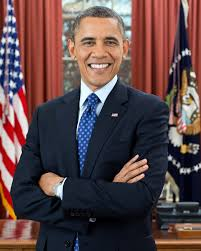
#> input picture 04_cascade/obama_01.jpeg, 201 x 251 px, given in place of the camera
$ python 0_autoplot_basic.py
#> lines starting #> are read from the running program, lines starting #| are printed output that depends on the picture; after the words box and inside, x2 and y2 are one past the last pixel; in counts of white or black regions, pixels touching at a corner belong together
### raspbot/Raspbot_Lib.py
#!/usr/bin/env python3
# coding: utf-8
import smbus
import time,random
import math

PI5Car_I2CADDR = 0x2B
class Raspbot():

    def get_i2c_device(self, address, i2c_bus):
        self._addr = address
        if i2c_bus is None:
            return smbus.SMBus(1)
        else:
            return smbus.SMBus(i2c_bus)

    def __init__(self):
        # Create I2C device.
        self._device = self.get_i2c_device(PI5Car_I2CADDR, 1)

    #写数据
    # [11 lines left out: functions write_u8, write_reg, not called in this run]

    def write_array(self, reg, data):
        try:
            # self._device.write_block_data(self._addr, reg, data)
            self._device.write_i2c_block_data(self._addr, reg, data)
        except:
            print ('write_array I2C error')

   #读数据
    # [30 lines left out: functions read_data_byte, read_data_array, Ctrl_Car, not called in this run]

#控制电机正反(-255~255)
    def Ctrl_Muto(self, motor_id, motor_speed):
        try:

            if(motor_speed>255):
                motor_speed = 255
            if(motor_speed<-255):
                motor_speed = -255
            if(motor_speed < 0 and motor_speed >= -255): #速度如果是负数则后退
                motor_dir = 1
            else:motor_dir = 0
            reg = 0x01
            data = [motor_id, motor_dir, abs(motor_speed)]
            self.write_array(reg, data)
        except:
            print ('Ctrl_Car I2C error')

#控制舵机
    def Ctrl_Servo(self, id, angle):
        try:
            reg = 0x02
            data = [id, angle]
            if angle < 0:
                angle = 0
            elif angle > 180:
                angle = 180
            if(id==2 and angle > 100):angle = 100
            self.write_array(reg, data)
        except:
            print ('Ctrl_Servo I2C error')

#控制灯珠(全部)
    def Ctrl_WQ2812_ALL(self, state, color):
        try:
            reg = 0x03
            data = [state, color]
            if state < 0:
                state = 0
            elif state > 1:
                state = 1
            self.write_array(reg, data)
        except:
            print ('Ctrl_WQ2812 I2C error')

#单独控制灯珠
    # [54 lines left out: functions Ctrl_WQ2812_Alone, Ctrl_WQ2812_brightness_ALL, Ctrl_WQ2812_brightness_Alone, Ctrl_IR_Switch, not called in this run]

#控制蜂鸣器开关
    def Ctrl_BEEP_Switch(self, state):
        try:
            reg = 0x06
            data = [state]
            if state < 0:
                state = 0
            elif state > 1:
                state = 1
            self.write_array(reg, data)
        except:
            print ('Ctrl_BEEP_Switch I2C error')

#控制超声波测距开关
    # [11 lines left out: function Ctrl_Ulatist_Switch, not called in this run]


#控制灯珠特效
class LightShow:

    # [24 lines left out: functions __init__, execute_effect, not called in this run]

    def turn_off_all_lights(self):
        self.bot.Ctrl_WQ2812_ALL(0, 0)

    # [158 lines left out: functions run_river_light, breathing_light, random_running_light, starlight_shimmer, gradient_light, rgb_remix and 2 more, not called in this run]

    def stop(self):
        self.running = False

# test
#car = Raspbot()

#读取巡线传感器地址 ,此值只有1位
# track =car.read_data_array(0x0a,1)
# track = int(track[0])
# x1 = (track>>3)&0x01
# x2 = (track>>2)&0x01
# x3 = (track>>1)&0x01
# x4 = (track)&0x01
# print(track,x1,x2,x3,x4)


# 读取超声传感器地址,此值只有2位
# car.Ctrl_Ulatist_Switch(1)#open
# time.sleep(1)
# diss_H =car.read_data_array(0x1b,1)[0]
# diss_L =car.read_data_array(0x1a,1)[0]
# dis = diss_H<< 8 | diss_L
# print(dis+"mm")
# car.Ctrl_Ulatist_Switch(0)#close

#读取红外遥控的值
# car.Ctrl_IR_Switch(1)
# time.sleep(3)
# data =car.read_data_array(0x0c,1)
# print(data)
# car.Ctrl_IR_Switch(0)


#蜂鸣器测试
# car.Ctrl_BEEP_Switch(1)
# time.sleep(1)
# car.Ctrl_BEEP_Switch(0)
# time.sleep(1)


#电机测试
# car.Ctrl_Car(0,0,150) #L1电机 前进 150速度
# car.Ctrl_Car(1,0,150) #L2电机 前进 150速度
# car.Ctrl_Car(2,0,150) #R1电机 前进 150速度
# car.Ctrl_Car(3,0,150) #R2电机 前进 150速度
# time.sleep(1)
# car.Ctrl_Car(0,1,50) #L1电机 后退 50速度
# time.sleep(1)
# car.Ctrl_Car(0,0,0) #L1电机 停止
# car.Ctrl_Car(1,0,0) #L2电机 停止
# car.Ctrl_Car(2,0,0) #R1电机 停止
# car.Ctrl_Car(3,0,0) #R2电机 停止


#舵机测试
# car.Ctrl_Servo(1,0) #s1 0度
# car.Ctrl_Servo(2,180) #s2 180度
# time.sleep(1)
# car.Ctrl_Servo(1,180) #s1 180度
# car.Ctrl_Servo(2,0) #s2 0度
# time.sleep(1)

#灯条测试
# car.Ctrl_WQ2812_ALL(1,0)#红色
# time.sleep(1)
# car.Ctrl_WQ2812_ALL(1,1)#绿色
# time.sleep(1)
# car.Ctrl_WQ2812_ALL(1,2)#蓝色
# time.sleep(1)
# car.Ctrl_WQ2812_ALL(1,3)#黄色
# time.sleep(1)
# car.Ctrl_WQ2812_ALL(0,0) #关闭

#单个灯测试
# car.Ctrl_WQ2812_Alone(1,1,0)#1号红色
# time.sleep(1)
# car.Ctrl_WQ2812_Alone(2,1,3)#1号黄色
# time.sleep(1)
# car.Ctrl_WQ2812_Alone(1,0,3)#1号关
# time.sleep(1)
# car.Ctrl_WQ2812_Alone(14,1,2)#14号绿色
# time.sleep(1)
# car.Ctrl_WQ2812_ALL(0,0) #关闭

#控制亮度测试 全部
# for i in range(255):
#     car.Ctrl_WQ2812_brightness_ALL(i,0,0)
#     time.sleep(0.01)


### 03_self_driving/0_autoplot_basic.py
#!/usr/bin/env python3
# -*- coding: utf-8 -*-
"""
Raspbot v2 자율주행 수업용 코드 - Step 1: 기본 영상 처리
RGB 필터 없이 기본적인 그레이스케일 변환을 사용하여 라인을 인식합니다.

목적:
- 색상 필터링 없이 명도(밝기) 차이만으로 라인을 인식해봅니다.
- 카메라 설정(밝기, 대비)이 인식률에 미치는 영향을 학습합니다.
- RGB 가중치 필터가 왜 필요한지 이해하기 위한 기초 단계입니다.

Copyright (C): 2015-2024, Shenzhen Yahboom Tech
Modified: 2025-11-28
"""

import sys
import os

# ============================
# 1단계: 라이브러리 및 모듈 import
# ============================
print("=" * 50)
print("  📚 1단계: 라이브러리 로딩 중...")
print("=" * 50)

# Raspbot 라이브러리 경로 추가
sys.path.append(os.path.join(os.path.dirname(__file__), "..", "lib", "raspbot"))

import cv2
import numpy as np
import time
from Raspbot_Lib import Raspbot

print("✅ 라이브러리 로딩 완료\n")

# ============================
# 사용자 설정 영역
# ============================
print("=" * 50)
print("  ⚙️  설정 값 로딩 중...")
print("=" * 50)

# 기본 속도 설정 (-255 ~ 255)
DEFAULT_SPEED_UP = 20
DEFAULT_SPEED_DOWN = 10
SPEED_BOOST = 15

# 라인 검출 설정
DEFAULT_DETECT_VALUE = 120
DEFAULT_BRIGHTNESS = 0
DEFAULT_CONTRAST = 40

# 방향 판단 임계값
DEFAULT_DIRECTION_THRESHOLD = 35000
DEFAULT_UP_THRESHOLD = 220000

# 서보 모터 각도
DEFAULT_SERVO_1 = 90  # 좌우 각도 (0~180)
DEFAULT_SERVO_2 = 25  # 상하 각도 (0~110)

# 디버그 모드
DEBUG_MODE = True

# LED 효과 사용
USE_LED_EFFECTS = True
LED_ON_START = True

# 부저 사용
USE_BEEP = True
BEEP_ON_START = True
BEEP_ON_TURN = False

print("✅ 설정 값 로딩 완료\n")

# ============================
# 2단계: 하드웨어 초기화
# ============================
print("=" * 50)
print("  🔧 2단계: 하드웨어 초기화 중...")
print("=" * 50)

# Raspbot 객체 생성
try:
    bot = Raspbot()
    print("✅ Raspbot 하드웨어 초기화 완료")
except Exception as e:
    print(f"❌ Raspbot 초기화 실패: {e}")
    sys.exit(1)

# 카메라 초기화
try:
    print("\n📹 카메라 초기화 중...")
    cap = cv2.VideoCapture(0)
    width = 320
    height = 240
    cap.set(cv2.CAP_PROP_FRAME_WIDTH, width)
    cap.set(cv2.CAP_PROP_FRAME_HEIGHT, height)

    # 카메라 기본 속성 설정
    cap.set(cv2.CAP_PROP_BRIGHTNESS, DEFAULT_BRIGHTNESS)
    cap.set(cv2.CAP_PROP_CONTRAST, DEFAULT_CONTRAST)
    cap.set(cv2.CAP_PROP_SATURATION, 50)
    cap.set(cv2.CAP_PROP_EXPOSURE, 100)

    ret, frame = cap.read()
#> frame is the input picture: shape (251, 201, 3); mean B, G, R 71.6, 70.2, 92.5
    if not ret or frame is None:
        raise Exception("카메라에서 프레임을 읽을 수 없습니다")

    actual_height, actual_width = frame.shape[:2]
#> actual_height = 251; actual_width = 201
    print(f"✅ USB 카메라 초기화 완료 ({actual_width}x{actual_height})")
#| ✅ USB 카메라 초기화 완료 (201x251)

except Exception as e:
    print(f"\n❌ 카메라 초기화 실패: {e}\n")
    del bot
    sys.exit(1)

# 초기 하드웨어 설정
if LED_ON_START and USE_LED_EFFECTS:
    bot.Ctrl_WQ2812_ALL(1, 2)  # 파란색 LED
    print("💡 LED 초기화 완료")

if BEEP_ON_START and USE_BEEP:
    bot.Ctrl_BEEP_Switch(1)
    time.sleep(0.2)
    bot.Ctrl_BEEP_Switch(0)
    print("🔊 부저 테스트 완료")

# 서보 모터 및 주행 모터 초기화
bot.Ctrl_Servo(1, DEFAULT_SERVO_1)
bot.Ctrl_Servo(2, DEFAULT_SERVO_2)
for i in range(4):
    bot.Ctrl_Muto(i, 0)
print("🛑 모터 정지 상태로 초기화 완료\n")

# ============================
# 3단계: 트랙바 및 윈도우 설정
# ============================
print("=" * 50)
print("  🎛️  3단계: 트랙바 및 윈도우 설정 중...")
print("=" * 50)

def nothing(x):
    pass

# 윈도우 생성
cv2.namedWindow("Camera Settings")
cv2.namedWindow("1_Frame", cv2.WINDOW_NORMAL)
cv2.namedWindow("2_frame_transformed", cv2.WINDOW_NORMAL)
cv2.namedWindow("3_gray_frame", cv2.WINDOW_NORMAL)
cv2.namedWindow("4_Processed Frame", cv2.WINDOW_NORMAL)

cv2.resizeWindow("4_Processed Frame", 640, 480)
cv2.resizeWindow("1_Frame", 640, 480)

# 서보 모터 트랙바
cv2.createTrackbar("Servo 1 Angle", "Camera Settings", DEFAULT_SERVO_1, 180, nothing)
cv2.createTrackbar("Servo 2 Angle", "Camera Settings", DEFAULT_SERVO_2, 110, nothing)

# 이미지 처리 트랙바 (RGB Weight 제거됨)
cv2.createTrackbar("ROI Top Y", "Camera Settings", 0, 1000, nothing)
cv2.createTrackbar("ROI Bottom Y", "Camera Settings", 800, 1000, nothing)
cv2.createTrackbar("Detect Value", "Camera Settings", DEFAULT_DETECT_VALUE, 255, nothing)

# 주행 설정 트랙바
cv2.createTrackbar("Direction Threshold", "Camera Settings", DEFAULT_DIRECTION_THRESHOLD, 500000, nothing)
cv2.createTrackbar("Up Threshold", "Camera Settings", DEFAULT_UP_THRESHOLD, 500000, nothing)
cv2.createTrackbar("Motor Up Speed", "Camera Settings", DEFAULT_SPEED_UP, 255, nothing)
cv2.createTrackbar("Motor Down Speed", "Camera Settings", DEFAULT_SPEED_DOWN, 255, nothing)

# 카메라 설정 트랙바
cv2.createTrackbar("Brightness", "Camera Settings", DEFAULT_BRIGHTNESS, 100, nothing)
cv2.createTrackbar("Contrast", "Camera Settings", DEFAULT_CONTRAST, 100, nothing)

print("✅ 트랙바 및 윈도우 설정 완료\n")

# ============================
# 4단계: 이미지 처리 함수 정의
# ============================
print("=" * 50)
print("  🖼️  4단계: 이미지 처리 함수 정의")
print("=" * 50)

def process_frame(frame, detect_value, roi_top_y, roi_bottom_y):
    """
    프레임 처리 및 엣지 검출 (RGB 필터 없음)
    """
    actual_h, actual_w = frame.shape[:2]

    # ROI 영역 계산
    top_y = int(roi_top_y * actual_h / 1000)
    bottom_y = int(roi_bottom_y * actual_h / 1000)
    top_y = max(0, min(top_y, actual_h - 1))
    bottom_y = max(0, min(bottom_y, actual_h - 1))
    if top_y >= bottom_y: top_y = max(0, bottom_y - 50)

    # 원근 변환 좌표 설정
    margin = 10
    pts_src = np.float32([
        [margin, bottom_y],
        [actual_w - margin, bottom_y],
        [actual_w - margin, top_y],
        [margin, top_y],
    ])
    target_w, target_h = 320, 240
    pts_dst = np.float32([[0, target_h], [target_w, target_h], [target_w, 0], [0, 0]])

    # 원본 프레임에 ROI 표시
    pts = pts_src.reshape((-1, 1, 2)).astype(np.int32)
    frame_with_rect = cv2.polylines(frame.copy(), [pts], isClosed=True, color=(0, 255, 0), thickness=2)
    cv2.imshow("1_Frame", frame_with_rect)

    # 원근 변환
    mat_affine = cv2.getPerspectiveTransform(pts_src, pts_dst)
    frame_transformed = cv2.warpPerspective(frame, mat_affine, (target_w, target_h))
    cv2.imshow("2_frame_transformed", frame_transformed)

    # -------------------------------------------------------
    # [학습 포인트] Step 1: 단순 그레이스케일 변환
    # RGB 가중치 없이 단순히 색상을 흑백으로 변환합니다.
    # BGR2GRAY는 보통 0.114*B + 0.587*G + 0.299*R 공식을 사용합니다.
    # -------------------------------------------------------
    gray_frame = cv2.cvtColor(frame_transformed, cv2.COLOR_BGR2GRAY)
    cv2.imshow("3_gray_frame", gray_frame)

    # 이진화
    _, binary_frame = cv2.threshold(gray_frame, detect_value, 255, cv2.THRESH_BINARY)

    # 노이즈 제거
    kernel = np.ones((5, 5), np.uint8)
    binary_frame = cv2.morphologyEx(binary_frame, cv2.MORPH_CLOSE, kernel)
    binary_frame = cv2.morphologyEx(binary_frame, cv2.MORPH_OPEN, kernel)

    cv2.imshow("4_Processed Frame", binary_frame)
    return binary_frame

print("✅ 이미지 처리 함수 정의 완료\n")

# ============================
# 5단계: 차량 제어 함수 정의
# ============================
# [5 lines left out: function car_run, not called in this run]

def car_stop():
    for i in range(4): bot.Ctrl_Muto(i, 0)

def car_left(speed_left, speed_right):
    bot.Ctrl_Muto(0, -speed_left)
    bot.Ctrl_Muto(1, -speed_left)
    bot.Ctrl_Muto(2, speed_right)
    bot.Ctrl_Muto(3, speed_right)

# [5 lines left out: function car_right, not called in this run]

def control_car(direction, up_speed, down_speed):
    if direction == "UP":
        boosted_speed = min(up_speed + SPEED_BOOST, 255)
        car_run(boosted_speed, boosted_speed)
        if DEBUG_MODE: print(f"⚡ 직진 - 속도: {boosted_speed}")
        if USE_LED_EFFECTS: bot.Ctrl_WQ2812_ALL(1, 1) # 초록
    elif direction == "LEFT":
        car_left(down_speed - 10, up_speed + 10)
        if DEBUG_MODE: print(f"◀️  좌회전")
        if USE_LED_EFFECTS: bot.Ctrl_WQ2812_ALL(1, 3) # 노랑
    elif direction == "RIGHT":
        car_right(up_speed + 10, down_speed - 10)
        if DEBUG_MODE: print(f"▶️  우회전")
        if USE_LED_EFFECTS: bot.Ctrl_WQ2812_ALL(1, 3) # 노랑

print("✅ 차량 제어 함수 정의 완료\n")

# ============================
# 6단계: 서보 및 대체 경로 탐색
# ============================
def rotate_servo(servo_id, angle):
    if servo_id == 2 and angle > 110: angle = 110
    bot.Ctrl_Servo(servo_id, angle)

# [30 lines left out: function rotate_servo_and_check_direction, not called in this run]

# ============================
# 7단계: 방향 결정 함수
# ============================
def decide_direction(histogram, direction_threshold, up_threshold, detect_value, roi_top_y, roi_bottom_y):
    """방향 결정 (RGB 인자 제거됨)"""
    length = len(histogram)
    DIVIDE = 6

    left = int(np.sum(histogram[: length // DIVIDE]))
    right = int(np.sum(histogram[(DIVIDE - 1) * length // DIVIDE :]))
    center_left = int(np.sum(histogram[1 * length // DIVIDE : 3 * length // DIVIDE]))
    center_right = int(np.sum(histogram[3 * length // DIVIDE : 5 * length // DIVIDE]))

    if DEBUG_MODE:
        print(f"L: {left} | R: {right} | Diff: {abs(right-left)}")

    if abs(right - left) > direction_threshold:
        return "LEFT" if right > left else "RIGHT"

    center_diff = abs(center_left - center_right)
    if center_diff < up_threshold:
        car_stop()
        time.sleep(0.3)
        return rotate_servo_and_check_direction(detect_value, roi_top_y, roi_bottom_y)

    return "UP"

# ============================
# 8단계: 메인 루프
# ============================
print("=" * 50)
print("  🚀 수업용 Basic Mode 시작")
print("  (RGB 필터가 비활성화된 상태입니다)")
print("=" * 50)

frame_count = 0
start_time = time.time()
led_state = LED_ON_START

try:
    while True:
        frame_count += 1

        # 트랙바 값 읽기 (RGB Weight 제거됨)
        brightness = cv2.getTrackbarPos("Brightness", "Camera Settings")
        contrast = cv2.getTrackbarPos("Contrast", "Camera Settings")
        detect_value = cv2.getTrackbarPos("Detect Value", "Camera Settings")
        motor_up_speed = cv2.getTrackbarPos("Motor Up Speed", "Camera Settings")
        motor_down_speed = cv2.getTrackbarPos("Motor Down Speed", "Camera Settings")
        servo_1_angle = cv2.getTrackbarPos("Servo 1 Angle", "Camera Settings")
        servo_2_angle = cv2.getTrackbarPos("Servo 2 Angle", "Camera Settings")
        roi_top_y = cv2.getTrackbarPos("ROI Top Y", "Camera Settings")
        roi_bottom_y = cv2.getTrackbarPos("ROI Bottom Y", "Camera Settings")
        direction_threshold = cv2.getTrackbarPos("Direction Threshold", "Camera Settings")
        up_threshold = cv2.getTrackbarPos("Up Threshold", "Camera Settings")

        # 카메라 설정 적용
        cap.set(cv2.CAP_PROP_BRIGHTNESS, brightness)
        cap.set(cv2.CAP_PROP_CONTRAST, contrast)

        ret, frame = cap.read()
        if not ret: break

        rotate_servo(1, servo_1_angle)
        rotate_servo(2, servo_2_angle)

        # 이미지 처리 (RGB 인자 전달하지 않음)
        processed_frame = process_frame(frame, detect_value, roi_top_y, roi_bottom_y)
#> in process_frame, `frame_with_rect = cv2.polylines(frame.copy(), [pts], isClosed=True, co..`:
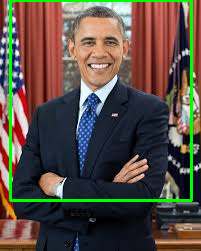
#> frame_with_rect: shape (251, 201, 3); mean B, G, R 67.8, 77.2, 88
#> in process_frame, `frame_transformed = cv2.warpPerspective(frame, mat_affine, (target_w, ..`:
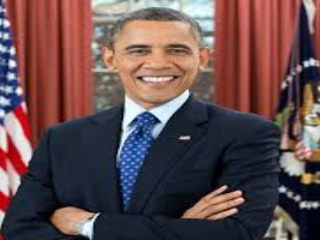
#> frame_transformed: shape (240, 320, 3); mean B, G, R 77.9, 76.3, 100.3
#> in process_frame, `gray_frame = cv2.cvtColor(frame_transformed, cv2.COLOR_BGR2GRAY)`:
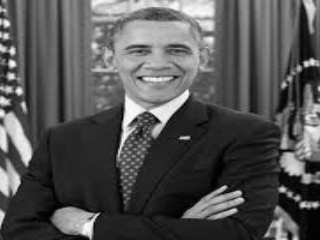
#> gray_frame: shape (240, 320); min 0, max 252, mean 83.7
#> in process_frame, `_, binary_frame = cv2.threshold(gray_frame, detect_value, 255, cv2.THR..`:
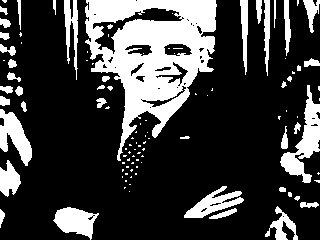
#> binary_frame: shape (240, 320); 24.7% white; 107 white regions (66 under 20 px), largest, box (x1, y1, x2, y2) and area: (85, 0, 217, 161) 10236, (280, 85, 320, 183) 1408, (0, 109, 32, 166) 935
#> in process_frame, `binary_frame = cv2.morphologyEx(binary_frame, cv2.MORPH_CLOSE, kernel)`:
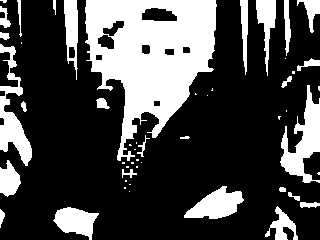
#> binary_frame: shape (240, 320); 28% white; 51 white regions (24 under 20 px), largest, box (x1, y1, x2, y2) and area: (85, 0, 217, 161) 11826, (280, 85, 320, 183) 1738, (0, 44, 32, 166) 1509
#> in process_frame, `binary_frame = cv2.morphologyEx(binary_frame, cv2.MORPH_OPEN, kernel)`:
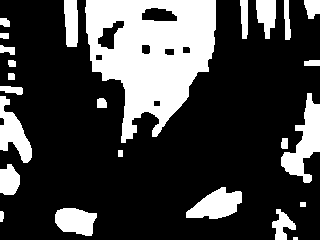
#> binary_frame: shape (240, 320); 25.7% white; 25 white regions (1 under 20 px), largest, box (x1, y1, x2, y2) and area: (85, 0, 216, 143) 11522, (281, 93, 320, 183) 1547, (186, 187, 242, 219) 1112
        histogram = np.sum(processed_frame, axis=0)
#> histogram = 320 values, max 36465 at index 125, min 0 at index 32, mean 15702.4

        direction = decide_direction(
            histogram, direction_threshold, up_threshold,
            detect_value, roi_top_y, roi_bottom_y
        )
#> in decide_direction, `length = len(histogram)`: length = 320
#> in decide_direction, `left = int(np.sum(histogram[: length // DIVIDE]))`: left = 528870
#> in decide_direction, `right = int(np.sum(histogram[(DIVIDE - 1) * length // DIVIDE :]))`: right = 740265
#> in decide_direction, `center_left = int(np.sum(histogram[1 * length // DIVIDE : 3 * length /..`: center_left = 2097375
#> in decide_direction, `center_right = int(np.sum(histogram[3 * length // DIVIDE : 5 * length ..`: center_right = 1658265
#| L: 528870 | R: 740265 | Diff: 211395
#> direction = 'LEFT'
        control_car(direction, motor_up_speed, motor_down_speed)

        # 키 입력
        key = cv2.waitKey(30) & 0xFF
#> (key Esc is pressed here)
        if key == 27: break
        elif key == 32:
            car_stop()
            cv2.waitKey()
        elif key == ord("l"):
            led_state = not led_state
            bot.Ctrl_WQ2812_ALL(1, 2) if led_state else bot.Ctrl_WQ2812_ALL(0, 0)
        elif key == ord("b"):
            bot.Ctrl_BEEP_Switch(1)
            time.sleep(0.1)
            bot.Ctrl_BEEP_Switch(0)

except KeyboardInterrupt:
    print("\n⚠️  중단됨")
finally:
    car_stop()
    bot.Ctrl_WQ2812_ALL(0, 0)
    bot.Ctrl_BEEP_Switch(0)
    bot.Ctrl_Servo(1, 90)
    bot.Ctrl_Servo(2, 25)
    cap.release()
    cv2.destroyAllWindows()
    del bot
    print("\n✅ 종료 완료")

$ run again, on 04_cascade/obama_03.jpg
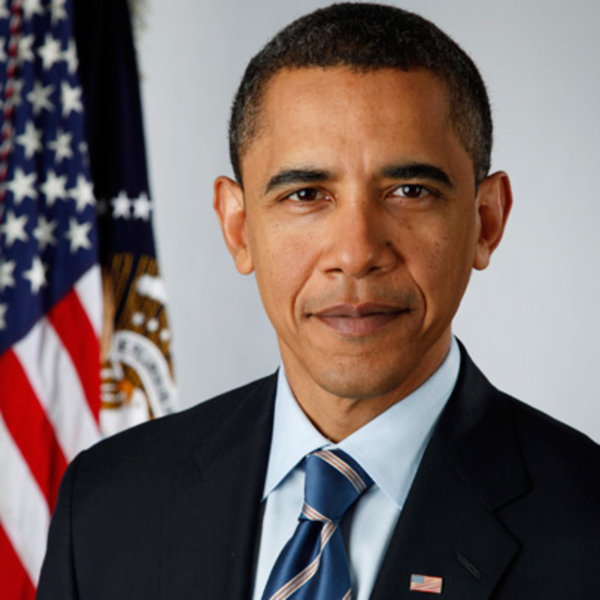
#> input picture 04_cascade/obama_03.jpg, 1200 x 1200 px, given in place of the camera (shown at 1/2 size)
#> frame is the input picture: shape (1200, 1200, 3); mean B, G, R 99.8, 102.3, 116.3
#| ✅ USB 카메라 초기화 완료 (1200x1200)
#> in process_frame, `gray_frame = cv2.cvtColor(frame_transformed, cv2.COLOR_BGR2GRAY)`:
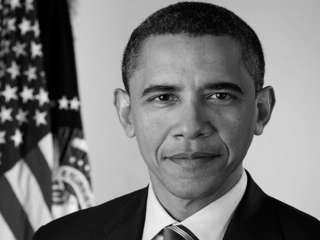
#> gray_frame: shape (240, 320); min 0, max 240, mean 119.1
#> in process_frame, `binary_frame = cv2.morphologyEx(binary_frame, cv2.MORPH_OPEN, kernel)`:
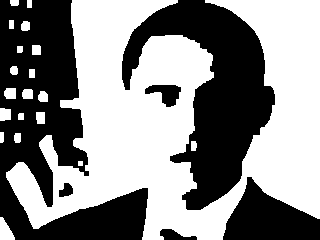
#> binary_frame: shape (240, 320); 54.2% white; 6 black regions, box (x1, y1, x2, y2) and area: (0, 0, 148, 240) 16666, (122, 0, 275, 210) 14054, (223, 177, 320, 240) 3589, (145, 85, 181, 107) 454, (160, 229, 197, 240) 238, (59, 183, 73, 197) 136
#> histogram = 320 values, max 55845 at index 317, min 9180 at index 5, mean 33200.2
#> length = 320
#> left = 832320
#> right = 2787405
#> center_left = 4344945
#> center_right = 2659395
#| L: 832320 | R: 2787405 | Diff: 1955085
#> direction = 'LEFT'
